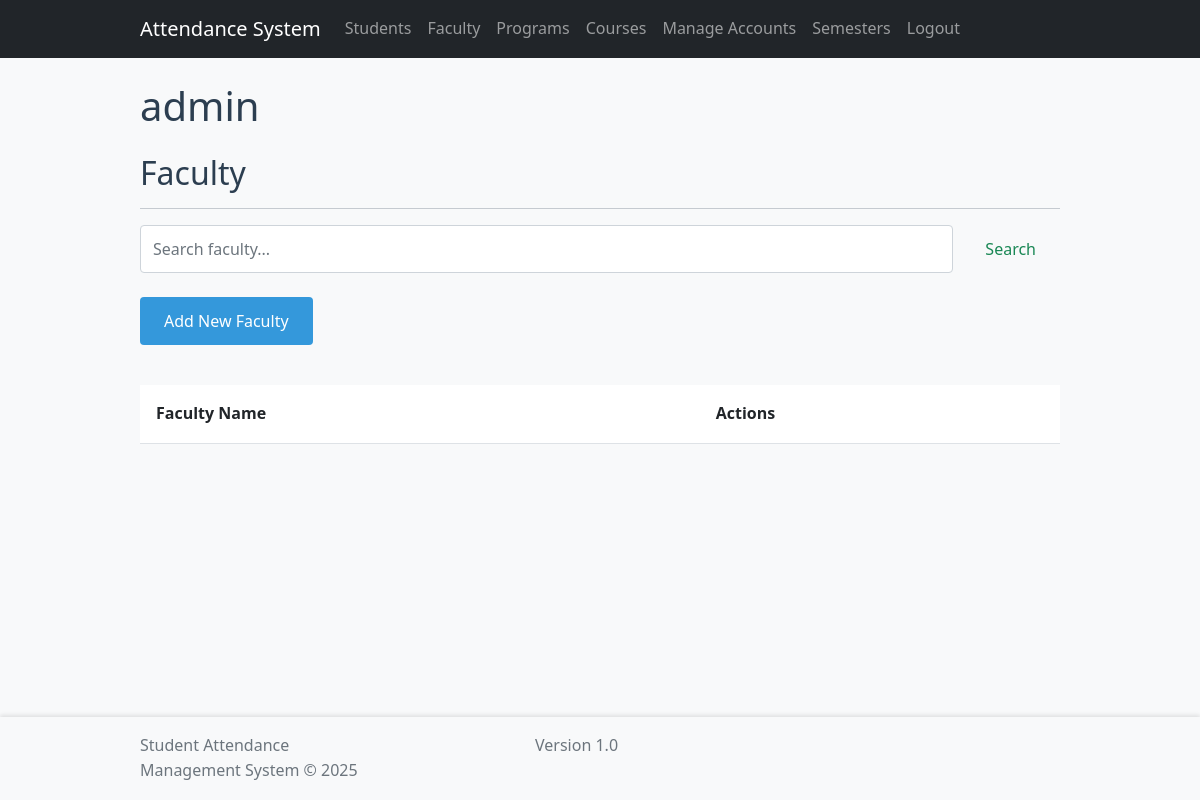
Page /faculty.php (signed in) on the earlier database version.
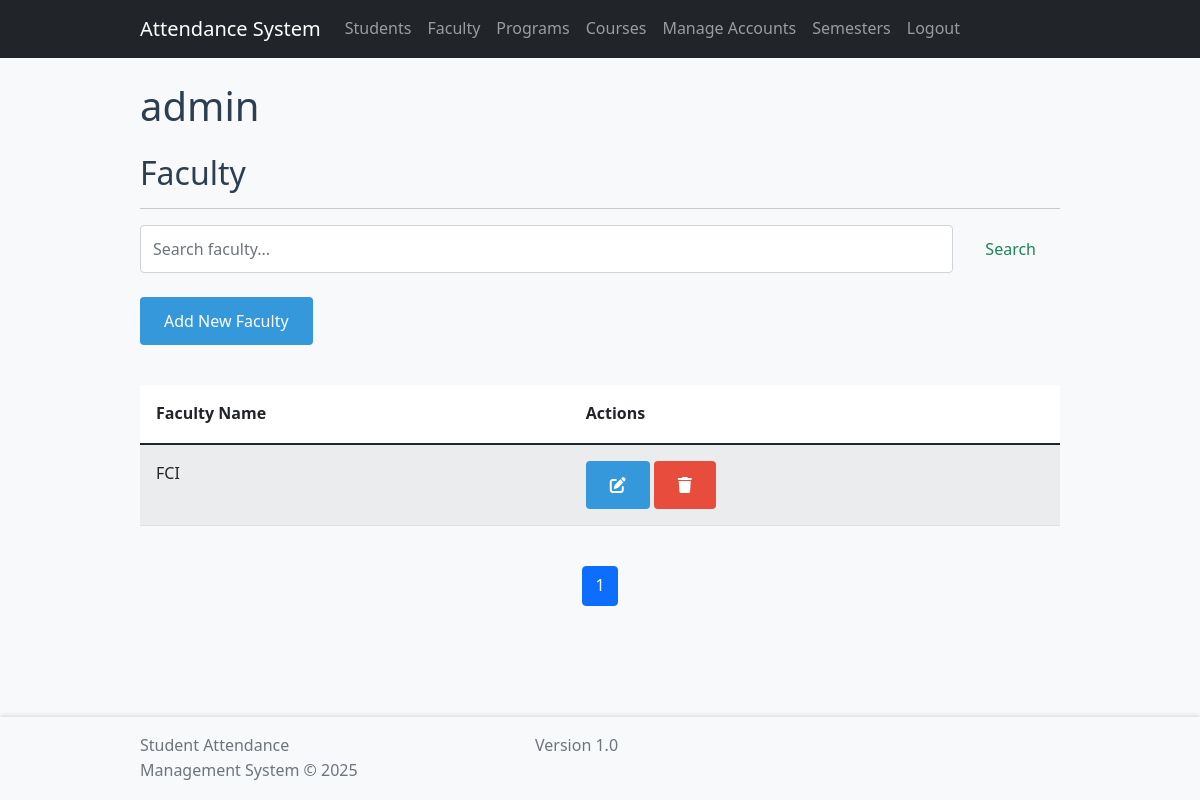
Same page on the later database version.
### tables this page shows
CREATE TABLE `faculty` (
  `faculty_id` int(11) NOT NULL,
  `faculty_name` varchar(255) NOT NULL
);

### includes/functions.php (called while the page is built, shortened)
<?php
function getTableData($table, $columns = '*', $where = null, $orderBy = null) {
    global $pdo;
    $sql = "SELECT $columns FROM $table";
    if ($orderBy) {
        $sql .= " ORDER BY $orderBy";
    }
    $stmt = $pdo->prepare($sql);
    $stmt->execute();
    return $stmt->fetchAll();
}

### faculty.php (the view, shortened to what this page needs)
<?php
require_once 'includes/header.php';
require_once 'includes/functions.php';
$faculty = getTableData('faculty');
$search = $_GET['search'] ?? '';
$limit = 10;
$page = isset($_GET['page']) ? intval($_GET['page']) : 1;
$offset = ($page - 1) * $limit;
$totalFaculty = count($faculty);
$totalPages = ceil($totalFaculty / $limit);
$faculty = getTableData('faculty', '*', null, 'faculty_name ASC LIMIT ' . $offset . ', ' . $limit);
?>
<div class="container mt-4">
    <div class="row">
        <div class="col-md-12">
            <h2>Faculty </h2>
            <hr>
        </div>
    </div>
    <div class="row mb-4">
        <div class="col-md-12">
            <form id="searchForm" class="d-flex">
                <input class="form-control me-2" type="search" placeholder="Search faculty..." name="search" value="<?php echo htmlspecialchars($search); ?>">
                <button class="btn btn-outline-success" type="submit">Search</button>
            </form>
        </div>
    </div>
    <div class="row mb-4">
        <div class="col-md-12">
            <button type="button" class="btn btn-primary" data-bs-toggle="modal" data-bs-target="#addFacultyModal">
                Add New Faculty
            </button>
        </div>
    </div>
    <div class="row">
        <div class="col-md-12">
            <div class="table-responsive">
                <table class="table table-striped">
                    <thead>
                        <tr>
                            <th>Faculty Name</th>
                            <th>Actions</th>
                        </tr>
                    </thead>
                    <tbody>
                        <?php foreach ($faculty as $member): ?>
                            <tr>
                                <td><?php echo htmlspecialchars($member['faculty_name'] ?? ''); ?></td>
                                <td>
                                    <button class="btn btn-sm btn-primary edit-faculty"
                                        data-id="<?php echo $member['faculty_id']; ?>"
                                        data-name="<?php echo htmlspecialchars($member['faculty_name'] ?? ''); ?>"
                                        data-bs-toggle="modal"
                                        data-bs-target="#editFacultyModal">
                                        <i class="fas fa-edit"></i>
                                    </button>
                                    <button class="btn btn-sm btn-danger delete-faculty"
                                         data-id="<?php echo $member['faculty_id']; ?>"
                                         data-name="<?php echo htmlspecialchars($member['faculty_name'] ?? ''); ?>">
                                         <i class="fas fa-trash"></i>
                                     </button>
                                </td>
                            </tr>
                        <?php endforeach; ?>
                    </tbody>
                </table>
            </div>
        </div>
    </div>
    <div class="row mt-4">
        <div class="col-md-12">
            <nav aria-label="Page navigation">
                <ul class="pagination justify-content-center">
                    <?php for ($i = 1; $i <= $totalPages; $i++): ?>
                        <li class="page-item <?php echo $i === $page ? 'active' : ''; ?>">
                            <a class="page-link" href="?page=<?php echo $i; ?><?php echo $search ? '&search=' . urlencode($search) : ''; ?>" data-page="<?php echo $i; ?>"><?php echo $i; ?></a>
                        </li>
                    <?php endfor; ?>
                </ul>
            </nav>
        </div>
    </div>
</div>
<?php require_once 'includes/footer.php'; ?>

Differences in the rows shown:
added faculty: faculty_name "FCI"
Other differences:
new list line: "1"
